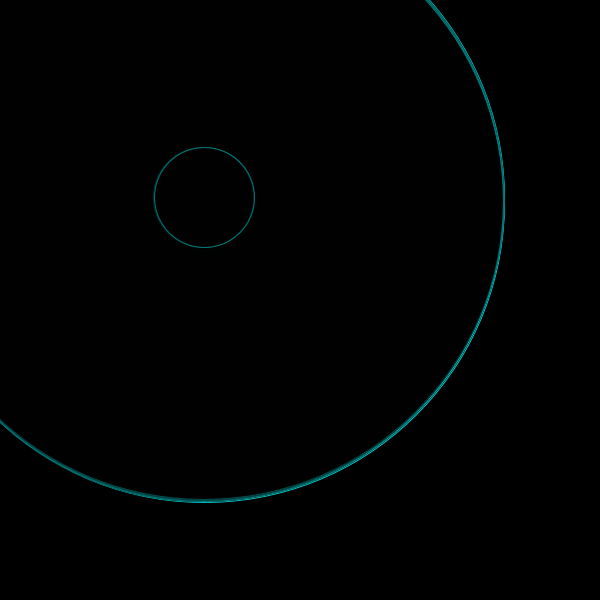
Frame 1 (no input)
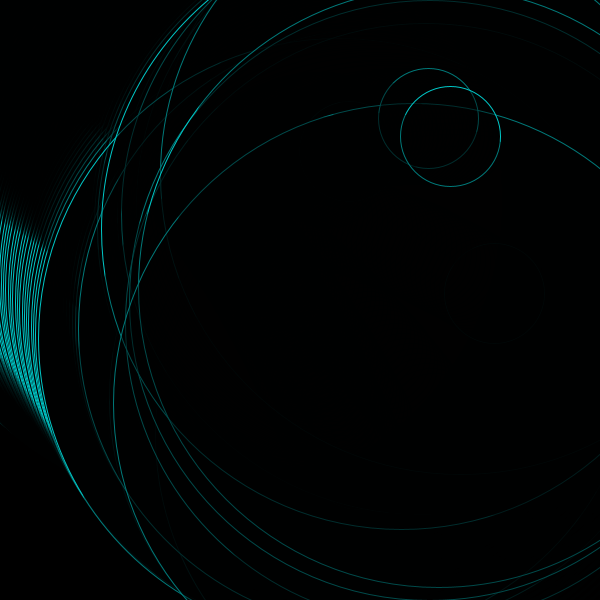
Frame 60 (the mouse pressed at the canvas centre just before this capture)
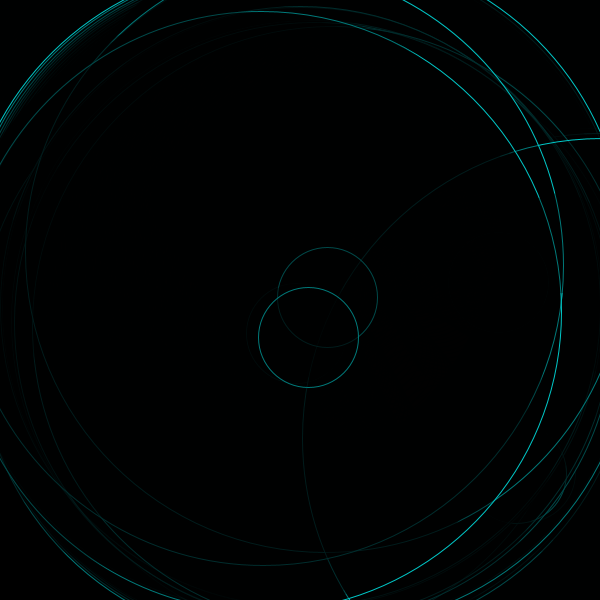
Frame 120 (the mouse held since frame 60 and released just before this capture)

The Processing sketch that drew these frames (run headless with seeded random() and noise(); from frame 60 on, the mouse is pressed at the canvas centre):

// Processing sketch: processing_41673
// ── processing_41673.pde

 
int numParticles = 50;
 
GenParticle[] p = new GenParticle[numParticles];
  
  
void setup() {
  size(600, 600);
  background(0);
  smooth();
  
   
  for (int i = 0; i < p.length; i++) {
    float velX = random(2, 5);
    float velY = random(-3,3);
     
    if (random(8)>4){
       p[i] = new smallParticle (width/3, height/3, velX, velY, 0, width/3, height/3);
    }
    else{
      p[i]= new SmokeParticle (width/3, height/3, velX, velY, 100, width/3, height/3);
    }
  }
}
 
  
void draw() {
   
  for (int i = 0; i < p.length; i++) {
    p[i].regenerate();
    p[i].update();
    p[i].display();
  }
}
 
class smallParticle extends GenParticle {
   
  smallParticle(float xIn, float yIn, float vxIn, float vyIn, float r, float ox, float oy) {
    super(xIn, yIn, vxIn, vyIn, r, ox, oy);
  }
   
  void display(){
    ellipse(x,y,width,height);
    fill(0,0,0,100);
    stroke(0,200,200);
  }
   
  void regenerate(){
    if ((x > width) || (x < -width) ||
      (y > height) || (y < -height)) {
      x = width/2;
      y = height/2;
      vx = random(-2, 2);
      vy = random(-4.0, 2.0);
    }
  }
   
   
   
}
 
class SmokeParticle extends GenParticle{
   
  SmokeParticle(float xIn, float yIn, float vxIn, float vyIn, float r, float ox, float oy) {
    super(xIn, yIn, vxIn, vyIn, r, ox, oy);
  }
   
  void update() {
    if(y >= height - radius) {
      y = height - radius;
      vy = -0.3 * vy;
    }
     
    vy = vy + gravity;
    y += vy;
    x += vx;
  }
   
  void display(){
    ellipse(x, y, radius, radius);
    fill(0,100);
    noStroke();
  }
   
   void regenerate(){
    if ((x > width) || (x < -width) ||
      (y > height) || (y < -height)) {
      x = width/2;
      y = height/2;
      vx = random(-2, 2);
      vy = random(-4.0, 2.0);
    }
  }
   
}
 
class GenParticle extends Particle {
  float originX, originY;
  
  GenParticle(float xIn, float yIn, float vxIn, float vyIn, float r, float ox, float oy) {
    super(xIn, yIn, vxIn, vyIn, r);
    originX = ox;
    originY = oy;
  }
  
  void regenerate() {
    if ((x > width + radius) || (x < -radius) ||
      (y > height + radius) || (y < -radius)) {
      x = originX;
      y = originY;
      vx = random(-2.0, 2.0);
      vy = random(-4.0, -2.0);
    }
  }
}
  
class Particle {
  float x, y; 
  float vx, vy;
  float radius; 
  float gravity = 0.05; 
  
  Particle(float xpos, float ypos, float velx, float vely, float r) {
    x = xpos;
    y = ypos;
    vx = velx;
    vy = vely;
    radius = r;
  }
  
  void update() {
    vy = vy + gravity;
    y += vy;
    x += vx;
  }
  
 
  void display() {
    ellipse(x, y, radius*2, radius*2);
  }
}
